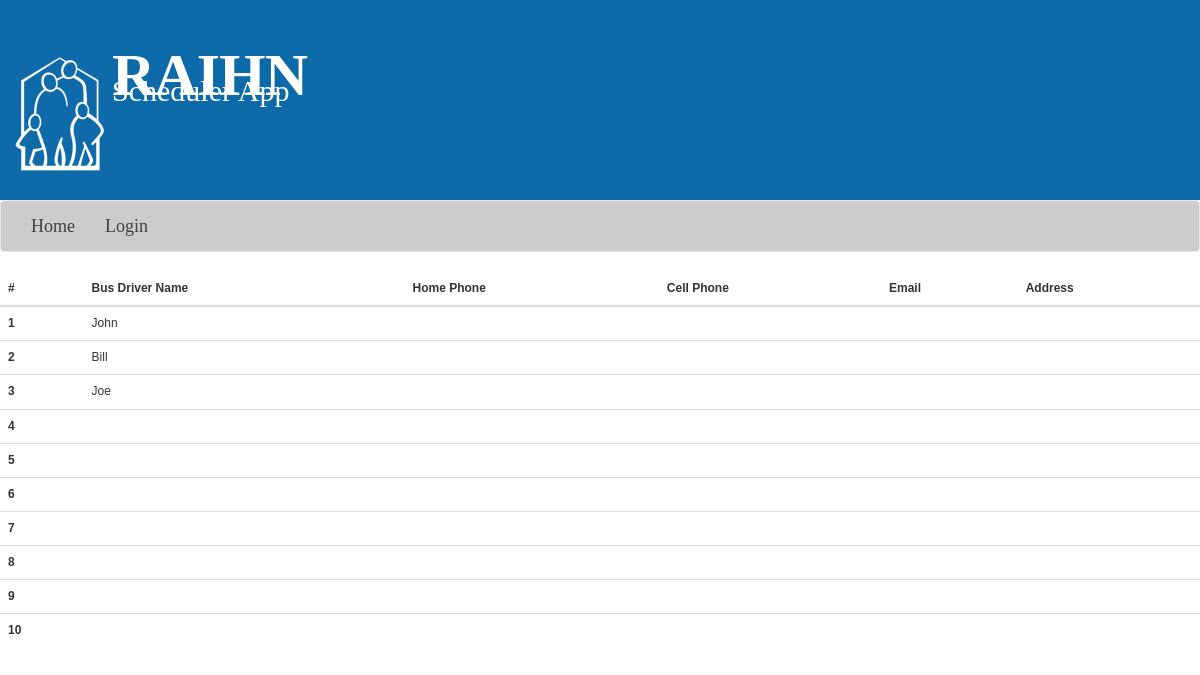
The app's page /busdriverroster.php with its own data.
### tables this page shows
CREATE TABLE `bus_driver` (
  `driverID` tinyint(1) NOT NULL,
  `userID` tinyint(4) NOT NULL,
  `name` varchar(100) DEFAULT NULL,
  `homePhone` varchar(45) DEFAULT NULL,
  `cellPhone` varchar(45) DEFAULT NULL,
  `email` varchar(100) DEFAULT NULL,
  `address` varchar(100) DEFAULT NULL,
  PRIMARY KEY (`driverID`,`userID`),
  KEY `BUS_DRIVER_USERS_userID_idx` (`userID`),
  CONSTRAINT `FK_BUS_DRIVER_USERS_userID` FOREIGN KEY (`userID`) REFERENCES `users` (`userID`) ON DELETE NO ACTION ON UPDATE NO ACTION
);

### busdriverroster.php (called while the page is built, shortened)
<?php
    require_once("./inc/top_layout.php");
    require_once("./inc/Controller/BusDriver.class.php");
?>
<?php
	$busDriver = new BusDriver();
	$busDriver->getBusDriverData();
?>
<?php require_once("./inc/bottom_layout.php"); ?>

### inc/Data/db.class.php (called while the page is built, shortened)
<?php
	class Database
    {
        private $host = "localhost";
        private $db_name = "raihn";
        private $username = "root";
        private $password = "yukinositaRed21";
        public function getConnection()
        {
            $this->conn = null;
            try {
                $this->conn = new PDO("mysql:host=" . $this->host . ";dbname=" . $this->db_name, $this->username, $this->password);
                $this->conn->exec("set names utf8");
            } catch (PDOException $exception) {
                error_log("Connection error: " . $exception->getMessage(), 0);
            }
            return $this->conn;
        }
        public function executeQuery($sqlQuery, $params, $type)
        {
            try {
                if (sizeof($params) == 0) {
                    $db = new Database();
                    $conn = $db->getConnection();
                    $query = $conn->prepare($sqlQuery);
                    if ($query->execute()) {
                        if ($type == "select") {
                            $result = $query->fetchAll(PDO::FETCH_ASSOC);
                            return $result;
                        } else {
                            $result = $query->rowCount();
                            $conn = null;
                            $params = null;
                            return $result;
                        }
                    }
                }
            } catch (PDOException $e) {
                echo $e->getMessage();
            }
        }
    }
?>

### inc/Controller/Functions.class.php (called while the page is built, shortened)
<?php
class Functions {
    function testSQLNullValue($sqlData) {
        if($sqlData === "NULL") {
            return "None";
        }else {
            return $sqlData;
        }
    }
}

### inc/Controller/BusDriver.class.php (the view, shortened to what this page needs)
<?php
	class BusDriver {
		private $db;
		function __construct() {
			require_once(__DIR__."/../Data/db.class.php");
			require_once(__DIR__."/Functions.class.php");
			$this->db = new Database();
			$this->Functions = new Functions();
		}
		function getBusDriverData() {
			$sqlQuery = "SELECT * FROM BUS_DRIVER WHERE driverID <> '-1'";
			$data = $this->db->executeQuery($sqlQuery, $this->Functions->paramsIsZero(), "select");
			$bigString = "<table class='table'>";
				$bigString .= "<thead>";
					$bigString .= "<tr>";
						$bigString .= "<th scope='col'>#</th>";
						$bigString .= "<th scope='col'>Bus Driver Name</th>";
						$bigString .= "<th scope='col'>Home Phone</th>";
						$bigString .= "<th scope='col'>Cell Phone</th>";
						$bigString .= "<th scope='col'>Email</th>";
						$bigString .= "<th scope='col'>Address</th>";
					$bigString .= "</tr>";
				$bigString .= "</thead>";
				$bigString .= "<tbody>";
					for($i = 0; $i < sizeof($data); $i++) {
						$bigString .= "<tr>";
							$bigString .= "<th scope='row'>".($i+1)."</th>";
							$bigString .= "<td>".$this->Functions->testSQLNullValue($data[$i]['name'])."</td>";
							$bigString .= "<td>".$this->Functions->testSQLNullValue($data[$i]['homePhone'])."</td>";
							$bigString .= "<td>".$this->Functions->testSQLNullValue($data[$i]['cellPhone'])."</td>";
							$bigString .= "<td>".$this->Functions->testSQLNullValue($data[$i]['email'])."</td>";
							$bigString .= "<td>".$this->Functions->testSQLNullValue($data[$i]['address'])."</td>";
						$bigString .= "</tr>";
					}
				$bigString .= "</tbody>";
			$bigString .= "</table>";
			echo $bigString;
		}
	}
?>

### css/demo.css (style rules this page uses)
body { background:#fff; color:#333; font: 12px/22px verdana, arial, sans-serif; height:100%; margin:0 auto; width:100%; }

### records on screen
bus_driver: name "John"
bus_driver: name "Bill"
bus_driver: name "Joe"
